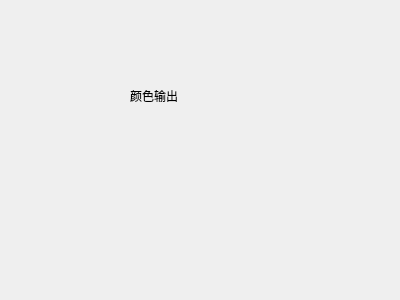
<?xml version="1.0" encoding="UTF-8"?>
<ui version="4.0">
 <class>ouputViewer</class>
 <widget class="QDialog" name="ouputViewer">
  <property name="geometry">
   <rect>
    <x>0</x>
    <y>0</y>
    <width>400</width>
    <height>300</height>
   </rect>
  </property>
  <property name="windowTitle">
   <string>ouputViewer</string>
  </property>
  <widget class="QLabel" name="label">
   <property name="geometry">
    <rect>
     <x>130</x>
     <y>90</y>
     <width>54</width>
     <height>12</height>
    </rect>
   </property>
   <property name="text">
    <string>颜色输出</string>
   </property>
  </widget>
  <widget class="QLabel" name="output_color">
   <property name="geometry">
    <rect>
     <x>190</x>
     <y>90</y>
     <width>54</width>
     <height>12</height>
    </rect>
   </property>
   <property name="text">
    <string/>
   </property>
  </widget>
 </widget>
 <layoutdefault spacing="6" margin="11"/>
 <resources/>
 <connections/>
</ui>
